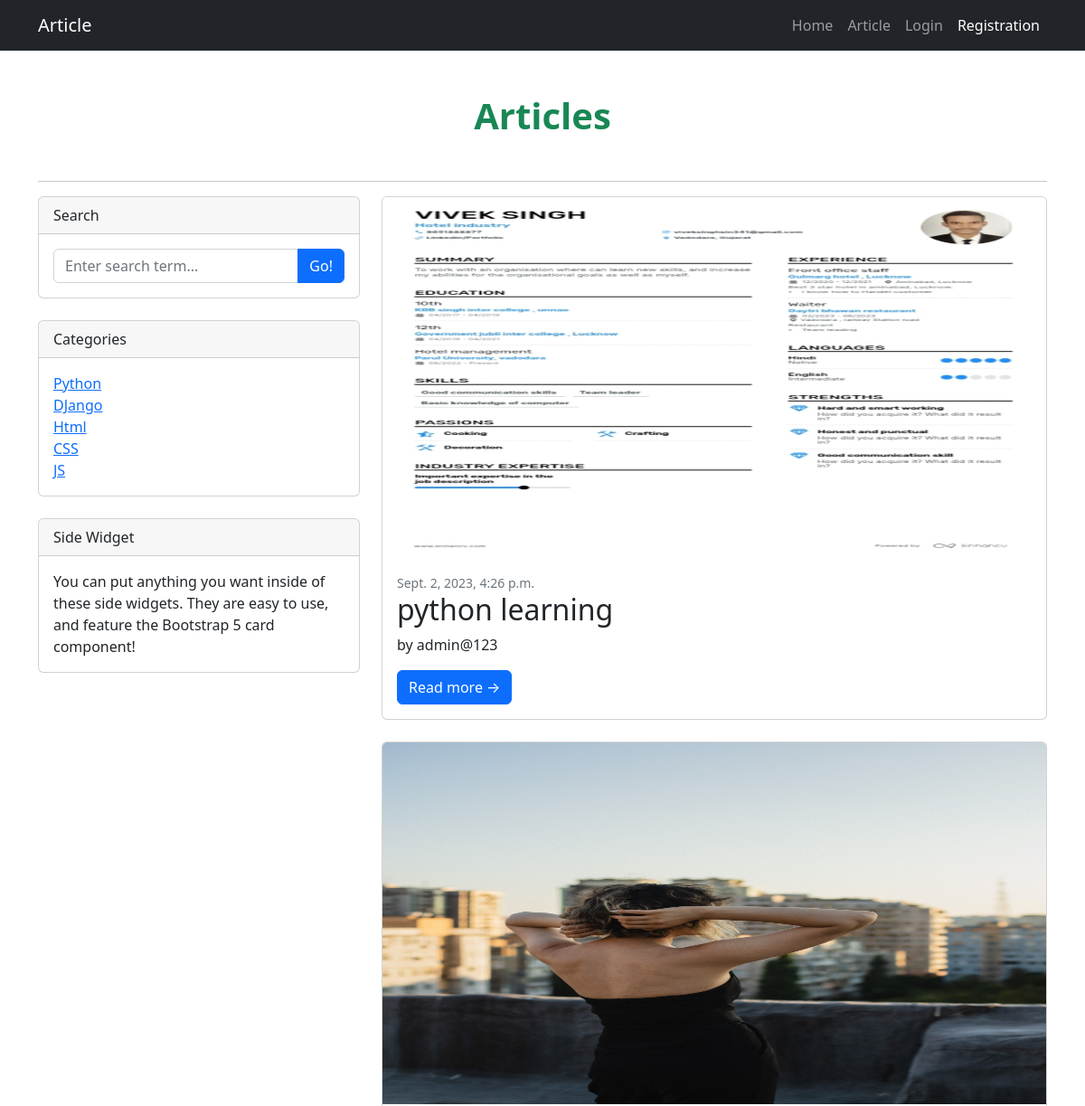
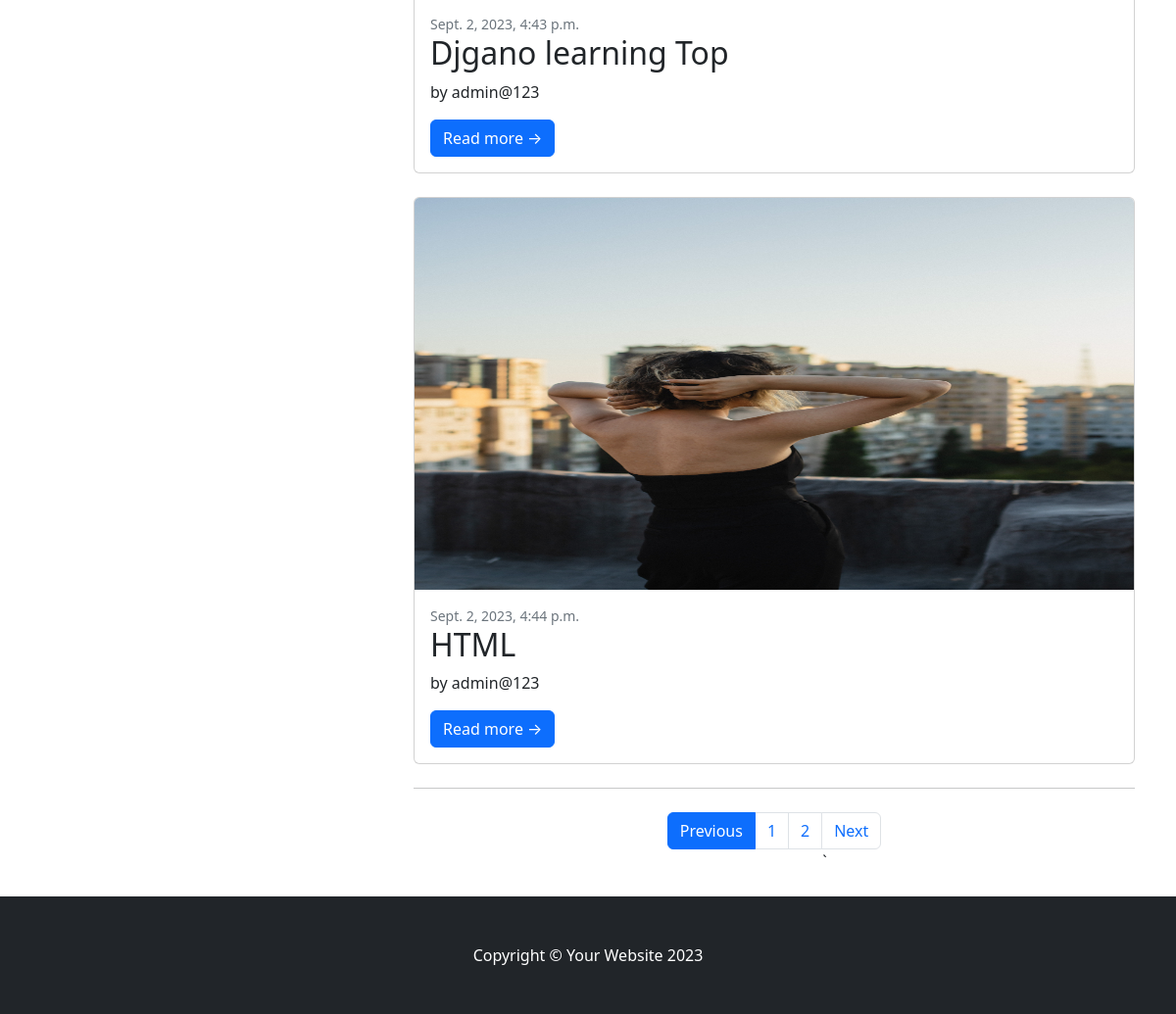
Page /news/articles/ on the earlier database version (2 pictures, top to bottom).
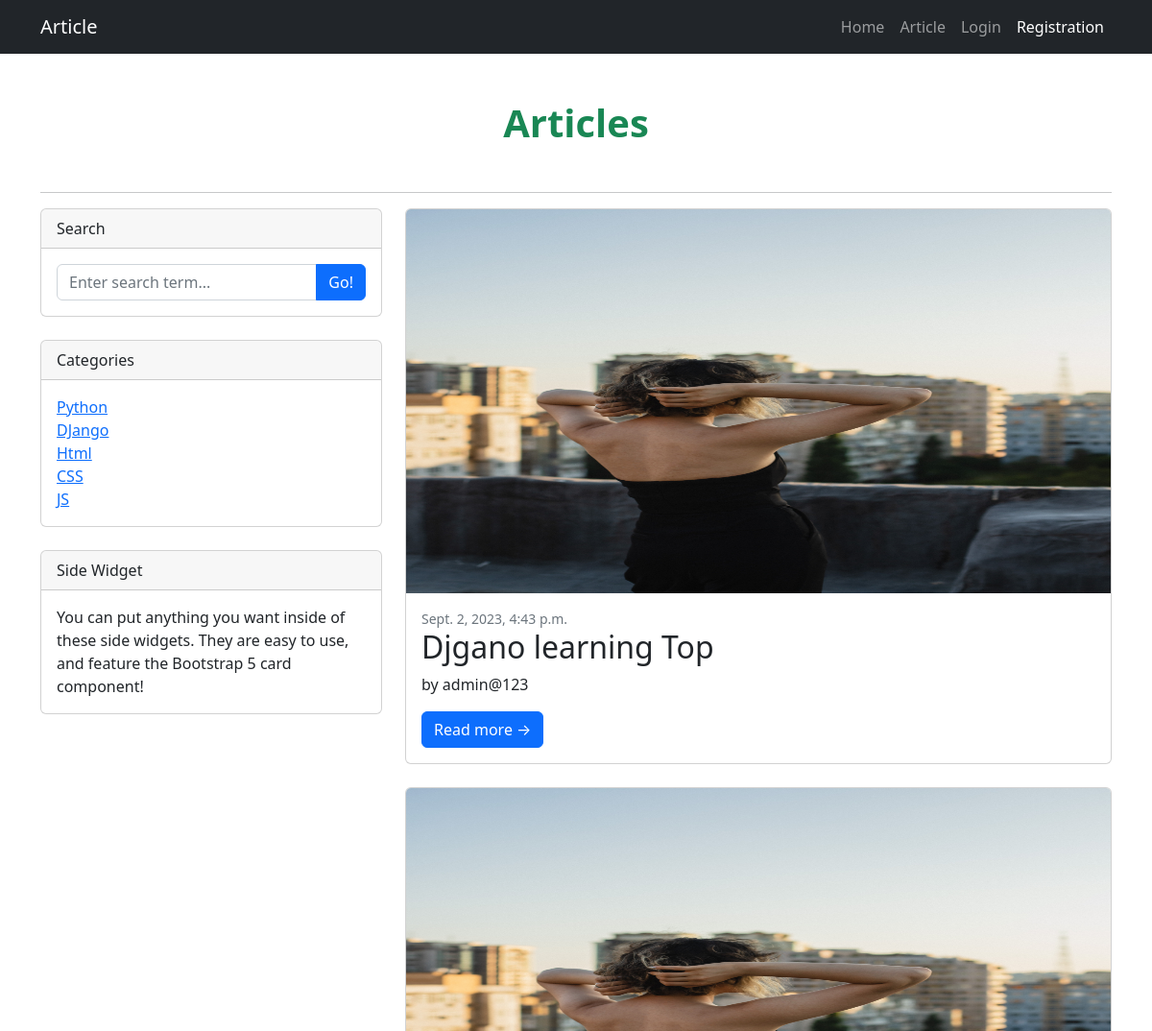
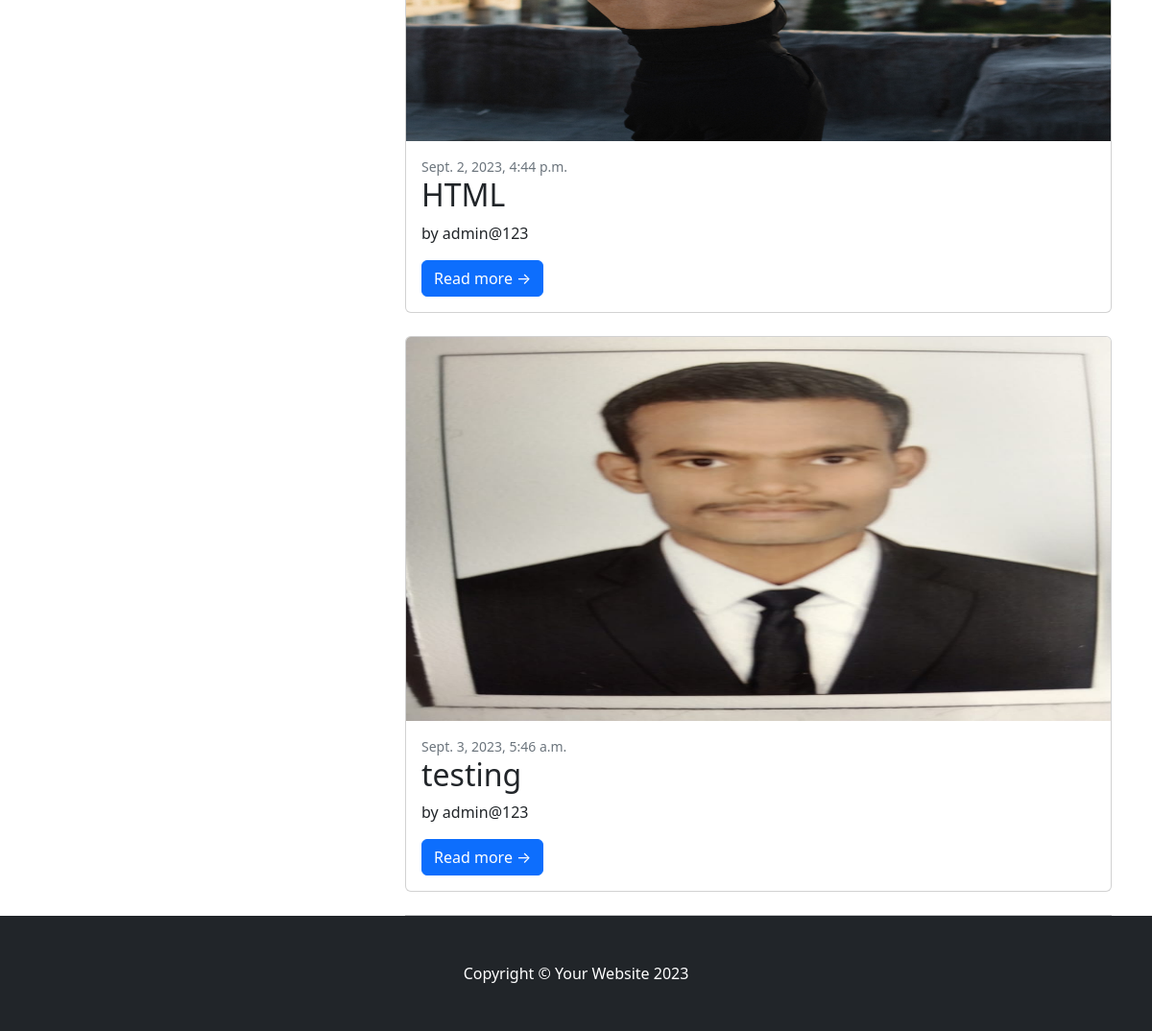
Same page on the later database version (2 pictures, top to bottom).
### article/models.py (models this page shows, shortened)
class Category(models.Model):
    category=models.CharField(max_length=200)
    created_at=models.DateTimeField(auto_now_add=True)

class Article(models.Model):
    title=models.CharField(max_length=500)
    content=models.TextField(max_length=500)
    published_date=models.DateTimeField(auto_now=True,blank=True)
    author=models.ForeignKey(User,on_delete=models.CASCADE)
    category=models.ManyToManyField(Category)
    image=models.ImageField(upload_to='articles/',blank=True,null=True)
    created_at=models.DateTimeField(auto_now_add=True)
    updated_date=models.DateTimeField(auto_now=True)

### article/views.py (the view)
# urls.py: path("articles/", views.article, name="articles"),
def article(request):
    articles = Article.objects.all()
    category = Category.objects.all()
    paginator = Paginator(
        articles, 3
    )  # You can adjust the number of articles per page as needed
    page_number = request.GET.get("page")
    page = paginator.get_page(page_number)
    context = {
        "article": page,
        "category": category,
    }
    return render(request, "article/articles.html", context)

### templates/article/articles.html (shortened to what this page needs)
{% extends 'base.html' %}  {% block content %}
  <div class="container">
    <div class="text-center my-5">
      <h1 class="fw-bolder text-success">Articles</h1>
    </div>
    <hr/>
    <div class="row">
      <div class="col-lg-4">
        <div class="card mb-4">
          <div class="card-header">Search</div>
          <div class="card-body">
                   <form action="{% url 'article_search' %}" method="GET">
                            <div class="input-group">
                                <input class="form-control" type="text" name="query" placeholder="Enter search term..." aria-label="Enter search term..." aria-describedby="button-search" />
                                <button class="btn btn-primary" id="button-search" type="submit">Go!</button>
                            </div>
                                </form>
          </div>
        </div>
        <div class="card mb-4">
          <div class="card-header">Categories</div>
          <div class="card-body">
            <div class="row">
              <div class="col-sm-6">
            <ul class="list-unstyled mb-0">
                                         {% for cat in category %}
                                        <li><a href="{% url 'articles_by_categories' cat.category %}">{{cat.category}}</a></li>
                                          {% endfor %}
                                    </ul>
              </div>
            </div>
          </div>
        </div>
        <div class="card mb-4">
          <div class="card-header">Side Widget</div>
          <div class="card-body">You can put anything you want inside of these side widgets. They are easy to use, and feature the Bootstrap 5 card component!</div>
        </div>
      </div>
      <div class="col-lg-8">
                   {% for item in article %}
                    <div class="card mb-4">
                        <a href="{% url 'article_detail' item.id %}">
                          <img class="card-img-top" src="{{ item.image.url }}" alt="..." /></a>
                        <div class="card-body">
                            <div class="small text-muted">{{item.created_at}}</div>
                            <h2 class="card-title">{{ item.title }}</h2>
                            <p class="card-text">by {{item.author}}</p>
                            <a class="btn btn-primary" href="{% url 'article_detail' item.id %}">Read more →</a>
                        </div>
                    </div>
                    {% endfor %}
        <nav aria-label="Pagination">
          <hr class="my-0" />
          {% if article.has_other_pages %}
            <ul class="pagination justify-content-center my-4">
              {% if article.has_previous %}
                <li class="page-item">
                  <a class="page-link" href="?page={{ article.previous_page_number }}">Previous</a>
                </li>
              {% else %}
                <li class="page-item active" aria-current="page">
                  <a class="page-link" href="/">Previous</a>
                </li>
              {% endif %}
              {% for i in article.paginator.page_range %}
                <li class="page-item">
                  <a class="page-link" href="?page={{ i }}">{{ i }}</a>
                </li>
              {% endfor %}
              {% if article.has_next %}
                <li class="page-item">
                  <a class="page-link" href="?page={{ article.next_page_number }}">Next</a>
                `</li>
              {% else %}
                <li class="page-item active">
                  <a class="page-link" href="#">Next</a>
                </li>
              {% endif %}
            </ul>
          {% endif %}
        </nav>
      </div>
    </div>
  </div>
{% endblock %}

Differences in the rows shown:
removed Article: image (picture), created_at "Sept. 2, 2023, 4:26 p.m.", title "python learning", author "admin@123"
now on this page (row unchanged): Article: image (picture), created_at "Sept. 3, 2023, 5:46 a.m.", title "testing", author "admin@123"
Other differences:
text no longer shown: "Previous Next `"
list line gone: "1"
list line gone: "2"
